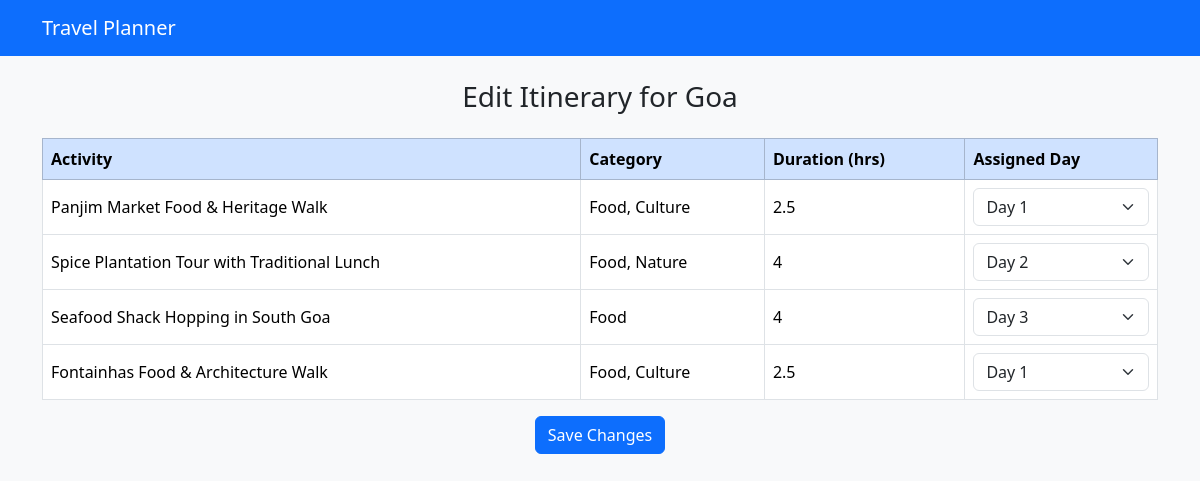
Page /edit_schedule/1 on the committed database.
### app.py (models this page shows)
class Trip(db.Model):
    id = db.Column(db.Integer, primary_key=True)
    destination = db.Column(db.String(100))
    start_date = db.Column(db.String(50))
    num_days = db.Column(db.Integer)
    notes = db.Column(db.String(300))

class Activity(db.Model):
    id = db.Column(db.Integer, primary_key=True)
    trip_id = db.Column(db.Integer, db.ForeignKey('trip.id'))
    name = db.Column(db.String(100))
    category = db.Column(db.String(50))
    duration = db.Column(db.Integer)
    location = db.Column(db.String(100))
    day = db.Column(db.Integer, default=None)
    selected = db.Column(db.Boolean, default=False)

### app.py (the view, shortened to what this page needs)
@app.route('/edit_schedule/<int:trip_id>', methods=['GET', 'POST'])
def generate_schedule_edit(trip_id):
    trip = Trip.query.get_or_404(trip_id)
    activities = Activity.query.filter_by(trip_id=trip.id, selected=True).all()
    unassigned_activities = [a for a in activities if not a.day]
    day_plan = {day: [a for a in activities if a.day == day] for day in range(1, trip.num_days+1)}
    return render_template('edit_itinerary.html', trip=trip, day_plan=day_plan, activities=activities)

### templates/edit_itinerary.html (shortened to what this page needs)
{% extends "base.html" %}
{% block content %}
<h3 class="text-center mb-4">Edit Itinerary for {{ trip.destination }}</h3>
<form method="POST">
  <table class="table table-bordered align-middle">
    <thead class="table-primary">
      <tr>
        <th>Activity</th>
        <th>Category</th>
        <th>Duration (hrs)</th>
        <th>Assigned Day</th>
      </tr>
    </thead>
    <tbody>
      {% for act in activities %}
      <tr>
        <td>{{ act.name }}</td>
        <td>{{ act.category }}</td>
        <td>{{ act.duration }}</td>
        <td>
          <select class="form-select" name="day_{{ act.id }}">
            {% for d in range(1, trip.num_days + 1) %}
            <option value="{{ d }}" {% if act.day==d %}selected{% endif %}>Day {{ d }}</option>
            {% endfor %}
          </select>
        </td>
      </tr>
      {% endfor %}
    </tbody>
  </table>
  <div class="text-center mt-3">
    <button type="submit" class="btn btn-primary">Save Changes</button>
  </div>
</form>
{% endblock %}

### rows in the picture
Trip: destination "Goa"
Activity: name "Panjim Market Food & Heritage Walk", category "Food, Culture", duration "2.5", day+id "Day 1"
Activity: name "Spice Plantation Tour with Traditional Lunch", category "Food, Nature", duration "4", day+id "Day 2"
Activity: name "Seafood Shack Hopping in South Goa", category "Food", duration "4", day+id "Day 3"
Activity: name "Fontainhas Food & Architecture Walk", category "Food, Culture", duration "2.5", day+id "Day 1"
